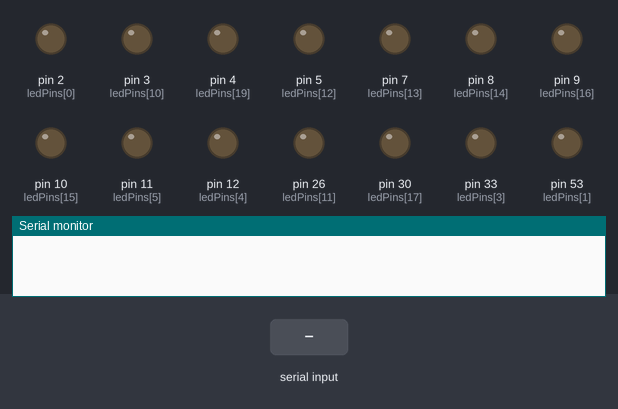
Simulated run of this sketch. Board: Arduino Mega 2560, built with avr-gcc and run on an emulated ATmega2560. On the bench: output pins drawn as LEDs (lit = HIGH), the last lines printed to the serial monitor. The inputs (shaded band) are chosen by the test bench.

Above: at 1.2 s.
1.3 s: byte 3 (3) received over Serial
At 1.9 s:
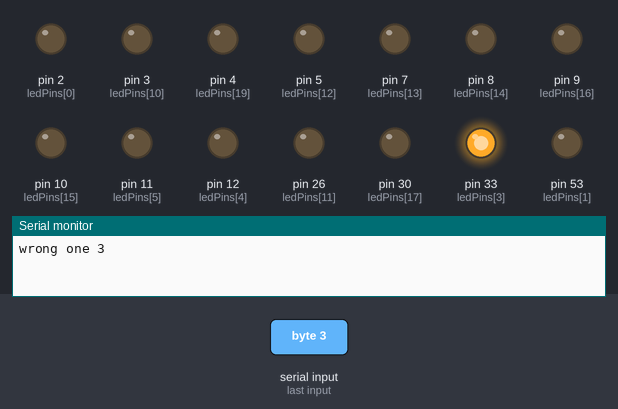
2.8 s: byte 4 (4) received over Serial
At 3.1 s:
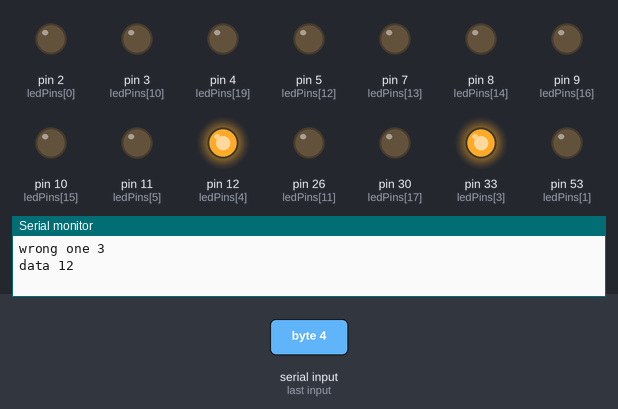
4.3 s: byte 5 (5) received over Serial
At 5.4 s:
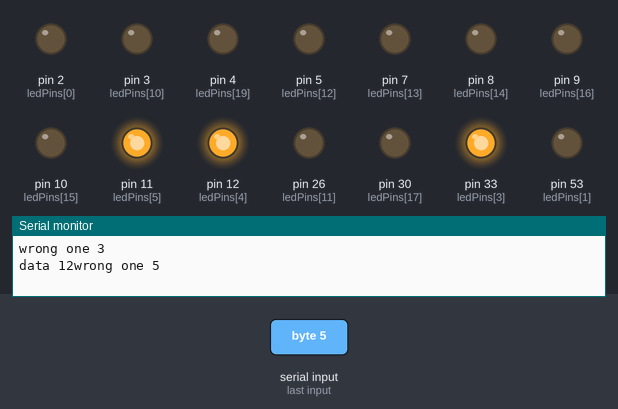
5.8 s: "1\n" received over Serial
At 6.6 s:
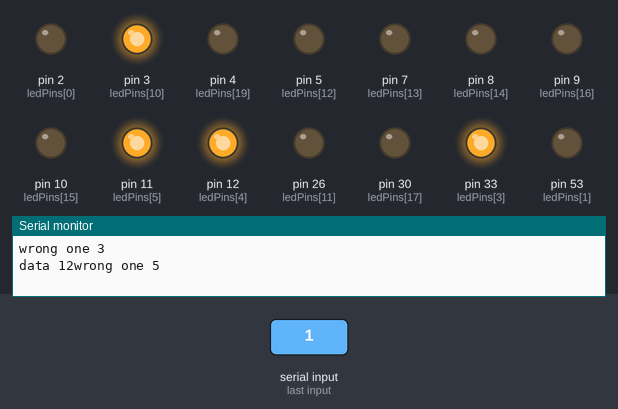
7.3 s: byte 1 (1) received over Serial
At 7.7 s:
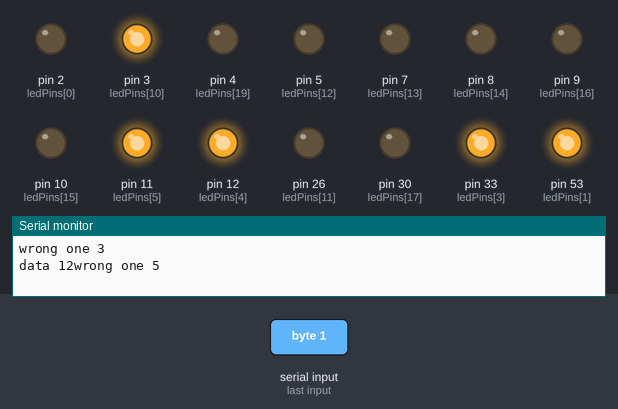
8.8 s: byte 0 (0) received over Serial
At 10.0 s:
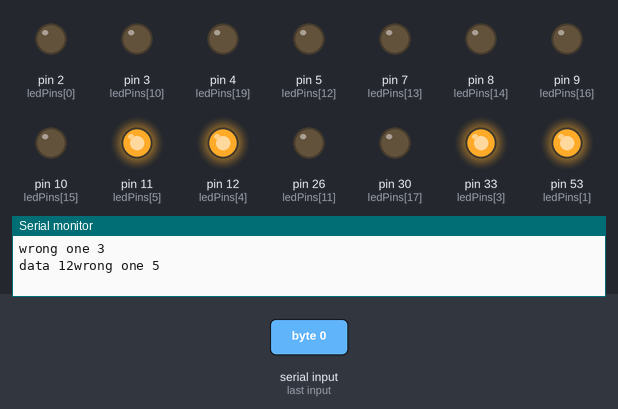
Timing chart, 0 to 11.3 s (numbered marks = the images above; inputs shaded):
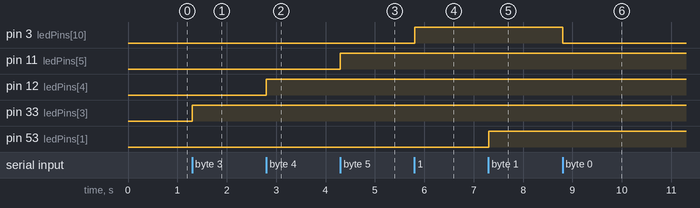

Measured:
- after the input at 1.3 s, pin 33 (ledPins[3]): LOW → HIGH at once
- after the input at 2.8 s, pin 12 (ledPins[4]): LOW → HIGH at once
- after the input at 4.3 s, pin 11 (ledPins[5]): LOW → HIGH at once
- after the input at 5.8 s, pin 3 (ledPins[10]): LOW → HIGH at once
- after the input at 7.3 s, pin 53 (ledPins[1]): LOW → HIGH at once
- after the input at 8.8 s, pin 3 (ledPins[10]): HIGH → LOW at once

The sketch:

SpeakclockLED.ino
```cpp
////1214_Voiceclock_20cities


//int LEDOutput ;
int ledPins[] = {
  2, 53, 49, 33, 12, 11, 47, 50, 51, 41, 3, 26, 5, 7, 8, 10, 9, 30, 36, 4
};
int incomingByte;

void setup() {
  Serial.begin(9600);
  //for (int thisLed = 0; thisLed < ledCount; thisLed++) {
  pinMode(ledPins[0], OUTPUT);
  pinMode(ledPins[1], OUTPUT);
  pinMode(ledPins[2], OUTPUT);
  pinMode(ledPins[3], OUTPUT);
  pinMode(ledPins[4], OUTPUT);
  pinMode(ledPins[5], OUTPUT);
  pinMode(ledPins[6], OUTPUT);
  pinMode(ledPins[7], OUTPUT);
  pinMode(ledPins[8], OUTPUT);
  pinMode(ledPins[9], OUTPUT);
  pinMode(ledPins[10], OUTPUT);
  pinMode(ledPins[11], OUTPUT);
  pinMode(ledPins[12], OUTPUT);
  pinMode(ledPins[13], OUTPUT);
  pinMode(ledPins[14], OUTPUT);
  pinMode(ledPins[15], OUTPUT);
  pinMode(ledPins[16], OUTPUT);
  pinMode(ledPins[17], OUTPUT);
  pinMode(ledPins[18], OUTPUT);
  pinMode(ledPins[19], OUTPUT);

}


void loop() {

  for (int p = 0; p < 20; p ++) {
  if (Serial.available() > 0) {
     incomingByte = Serial.read();
   if (incomingByte == 0) {
       digitalWrite(ledPins[0], LOW);
      digitalWrite(ledPins[p], LOW);
     }
     if (incomingByte == 1) {
        digitalWrite(ledPins[1], HIGH);
        digitalWrite(ledPins[p], LOW);
      }
      else if (incomingByte == 2) {
        digitalWrite(ledPins[2], HIGH);
        digitalWrite(ledPins[p], LOW);
      }
      else if (incomingByte == 3) {
        Serial.println("wrong one 3");
        digitalWrite(ledPins[3], HIGH);
        digitalWrite(ledPins[p], LOW);
      }
      else if (incomingByte == 4) {
        // London
        Serial.print("data ");
        Serial.print(ledPins[incomingByte]);
        digitalWrite(ledPins[4], HIGH);
        digitalWrite(ledPins[p], LOW);
      }
      else if (incomingByte == 5) {
        Serial.println("wrong one 5");
        digitalWrite(ledPins[5], HIGH);
        digitalWrite(ledPins[p], LOW);
      }
      else if (incomingByte == 6) {
        digitalWrite(ledPins[6], HIGH);
        digitalWrite(ledPins[p], LOW);
      }
      else if (incomingByte == 7) {
        digitalWrite(ledPins[7], HIGH);
        digitalWrite(ledPins[p], LOW);
      }
      else if (incomingByte == 8) {
        digitalWrite(ledPins[8], HIGH);
        digitalWrite(ledPins[p], LOW);
      }
      else if (incomingByte == 9) {
        digitalWrite(ledPins[9], HIGH);
        digitalWrite(ledPins[p], LOW);
      }
      else if (incomingByte == 10) {
        digitalWrite(ledPins[10], HIGH);
        digitalWrite(ledPins[p], LOW);
      }
      else if (incomingByte == 11) {
        digitalWrite(ledPins[11], HIGH);
        digitalWrite(ledPins[p], LOW);
      }
      else if (incomingByte == 12) {
        digitalWrite(ledPins[12], HIGH);
        digitalWrite(ledPins[p], LOW);
      }
      else if (incomingByte == 13) {
        digitalWrite(ledPins[13], HIGH);
        digitalWrite(ledPins[p], LOW);
      }
      else if (incomingByte == 14) {
        digitalWrite(ledPins[14], HIGH);
        digitalWrite(ledPins[p], LOW);
      }
      else if (incomingByte == 15) {
        digitalWrite(ledPins[15], HIGH);
        digitalWrite(ledPins[p], LOW);
      }
      else if (incomingByte == 16) {
        digitalWrite(ledPins[16], HIGH);
        digitalWrite(ledPins[p], LOW);
      }
      else if (incomingByte == 17) {
        digitalWrite(ledPins[17], HIGH);
        digitalWrite(ledPins[p], LOW);
      }
      else if (incomingByte == 18) {
        digitalWrite(ledPins[18], HIGH);
        digitalWrite(ledPins[p], LOW);
      }
      else if (incomingByte == 19) {
        digitalWrite(ledPins[19], HIGH);
        digitalWrite(ledPins[p], LOW);
      }
    }
  }
}
```
